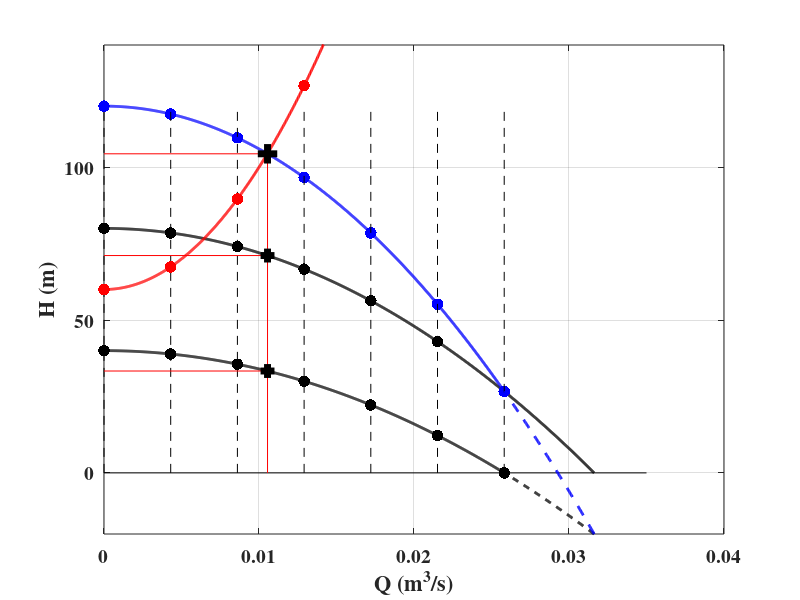

MATLAB code for this plot:
function TheorySerialConnection

Ap1 = 80;
Ap2 = 40;
Bp1 = 80000;
Bp2 = 60000;
As  = 60;
Bs  = 400000;

Qlim1 = sqrt(Ap1/Bp1);
Qlim2 = sqrt(Ap2/Bp2);
Qlim3 = sqrt((Ap2+Ap1)/(Bp2+Bp1));

Q1  = linspace(0,Qlim1,1000);
Q2  = linspace(0,Qlim2,1000);
Q2r = linspace(Qlim1,Qlim2,200);
Qdr = linspace(0,Qlim2,7);

Hp1  = Ap1 - Bp1*Q1.^2;
Hp2  = Ap2 - Bp2*Q2.^2;
Hp2r = Ap2 - Bp2*Q2r.^2;
Hp3  = Ap1+Ap2 - (Bp1+Bp2)*Q2.^2;
Hp3r = Ap1+Ap2 - (Bp1+Bp2)*Q2r.^2;

Hp1dr = Ap1 - Bp1*Qdr.^2;
Hp2dr = Ap2 - Bp2*Qdr.^2;
Hp3dr = Ap1+Ap2 - (Bp1+Bp2)*Qdr.^2;

Hs   = As + Bs*Q2.^2;
Hsdr = As + Bs*Qdr.^2;

figure(10); hold on;
p1=plot(Q1,Hp1);
p2=plot(Q2,Hp2);
p3=plot(Q2r,Hp2r);
p4=plot(Q2,Hp3);
p5=plot(Qdr,Hp1dr);
p6=plot(Qdr,Hp2dr);
p7=plot(Qdr,Hp3dr);

p8=plot([0 0.035], [0 0]);
for i=Qdr
    pi=plot([i i], [0 120]);
    set(pi,'LineWidth',0.5,'Color',[0 0 0],'LineStyle','--');
end

p9=plot(Q2,Hs);
p10=plot(Qdr,Hsdr);
p11=plot(Q2r,Hp3r);

p13=plot([0.01055 0.01055], [104.4 0]);
p14=plot([0 0.01055], [104.4 104.4]);
p15=plot([0 0.01055], [71.11 71.11]);
p16=plot([0 0.01055], [33.33 33.33]);

p17=plot([0.01055], [104.4]);
p18=plot([0.01055], [71.11]);
p19=plot([0.01055], [33.33]);

set(p1,'LineWidth',2,'Color',[0 0 0]);
set(p2,'LineWidth',2,'Color',[0 0 0]);
set(p3,'LineWidth',2,'Color',[0 0 0],'LineStyle','--');
set(p4,'LineWidth',2,'Color',[0 0 1]);
set(p5,'Color',[0 0 0],'LineStyle','none','Marker','.','MarkerSize',25);
set(p6,'Color',[0 0 0],'LineStyle','none','Marker','.','MarkerSize',25);
set(p7,'Color',[0 0 1],'LineStyle','none','Marker','.','MarkerSize',25);
set(p8,'LineWidth',0.5,'Color',[0 0 0]);
set(p9,'LineWidth',2,'Color',[1 0 0]);
set(p10,'Color',[1 0 0],'LineStyle','none','Marker','.','MarkerSize',25);
set(p11,'LineWidth',2,'Color',[0 0 1],'LineStyle','--');
set(p13,'LineWidth',0.5,'Color',[1 0 0]);
set(p14,'LineWidth',0.5,'Color',[1 0 0]);
set(p15,'LineWidth',0.5,'Color',[1 0 0]);
set(p16,'LineWidth',0.5,'Color',[1 0 0]);
set(p17,'LineWidth',5,'Color',[0 0 0],'LineStyle','none','Marker','+','MarkerSize',14);
set(p18,'LineWidth',5,'Color',[0 0 0],'LineStyle','none','Marker','+','MarkerSize',10);
set(p19,'LineWidth',5,'Color',[0 0 0],'LineStyle','none','Marker','+','MarkerSize',10);

set(gca,'Box','on','XGrid','on','YGrid','on','YLim',[-20 140]);
set(gca,'FontName','Times','FontSize',14,'FontWeight','bold');

xlab=xlabel('Q (m^3/s)');
set(xlab,'FontName','Times','FontSize',16,'FontWeight','bold','FontAngle','normal');
ylab=ylabel('H (m)');
set(ylab,'FontName','Times','FontSize',16,'FontWeight','bold','FontAngle','normal');